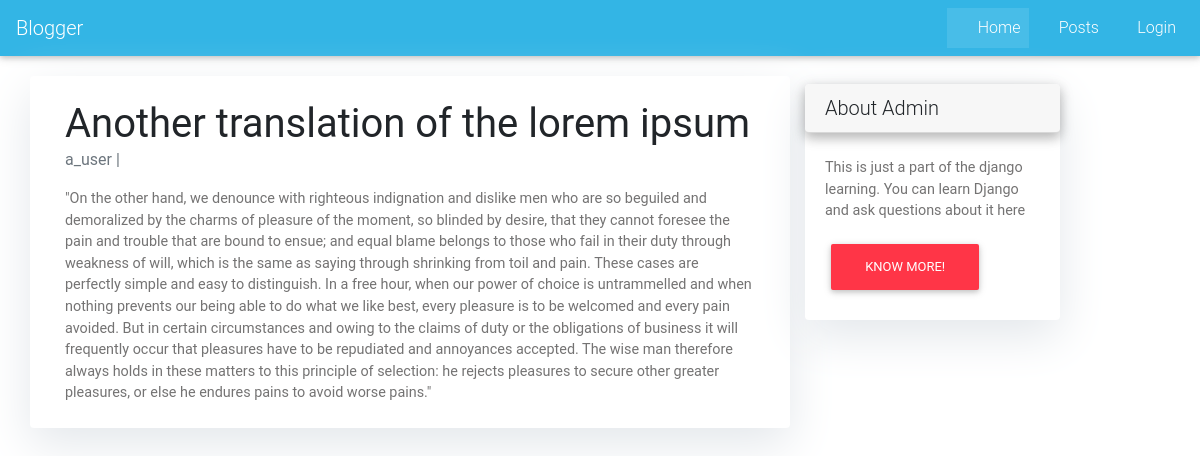
The app's page /posts/another-translation-lorem-ipsum-6/ with its own data.
### pages/models.py (models this page shows, shortened)
class Post(models.Model):
    title=models.CharField(max_length=250)
    slug=models.SlugField(max_length=200,unique=True)
    author=models.ForeignKey(User, on_delete=models.CASCADE,related_name='posts')
    description=models.CharField(max_length=500)
    content = models.CharField(max_length=1000)
    published_on=models.DateTimeField('published_on',auto_now_add=True)
    updated_on=models.DateTimeField('updated_on',auto_now=True)
    status=models.IntegerField(choices=STATUS, default=0)
    votes=models.IntegerField(default=0)
    class Meta:
        ordering=['-published_on']

### pages/views.py (the view)
# urls.py: path('posts/<slug:slug>/',views.PostDetail.as_view(), name='post_detail'),
class PostDetail(generic.DetailView):
    model = Post
    template_name='post_detail.html'

### templates/post_detail.html
{% extends 'base.html' %} {% block content %}
<div class="container">
  <div class="row">
    <div class="col-md-8 card mb-4  mt-3 left  top">
      <div class="card-body">
        <h1>{% block title %} {{ object.title }} {% endblock title %}</h1>
        <p class=" text-muted">{{ post.author }} | {{ post.created_on }}</p>
        <p class="card-text ">{{ object.content | safe }}</p>
      </div>
    </div>
    {% block sidebar %} {% include 'sidebar.html' %} {% endblock sidebar %}
  </div>
</div>
{% endblock content %}

### templates/sidebar.html (style rules this page uses)
.card { box-shadow: 0 16px 48px #E3E7EB; }

### records on screen
Post: title "Another translation of the lorem ipsum", author "a_user", content "\"On the other hand, we denounce with righteous indignation and dislike men who are so beguiled and demoralized by the charms of pleasure of the moment, so blinded by desire, that they cannot foresee the pain and trouble that are bound to ensue; and equal blame belongs to those who fail in their duty through weakness of will, which is the same as saying through shrinking from toil and pain. These cases are perfectly simple and easy to distinguish. In a free hour, when our power of choice is untrammelled and when nothing prevents our being able to do what we like best, every pleasure is to be welcomed and every pain avoided. But in certain circumstances and owing to the claims of duty or the…"
